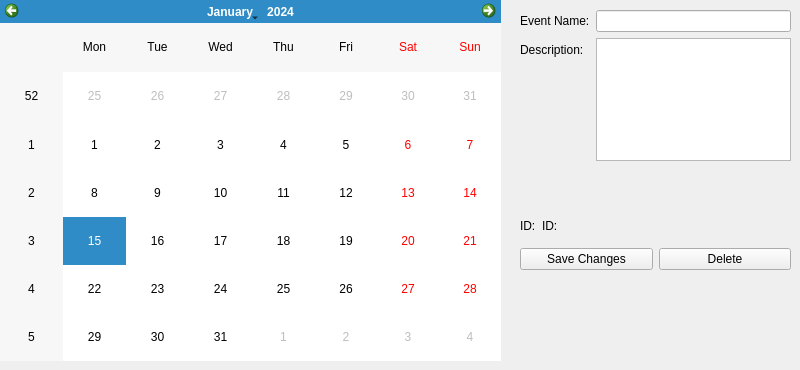
      <widget class="QWidget" name="tab_5">
       <attribute name="title">
        <string>Calendar</string>
       </attribute>
       <widget class="QCalendarWidget" name="calendarWidget">
        <property name="geometry">
         <rect>
          <x>0</x>
          <y>0</y>
          <width>501</width>
          <height>361</height>
         </rect>
        </property>
       </widget>
       <widget class="QWidget" name="gridLayoutWidget_10">
        <property name="geometry">
         <rect>
          <x>520</x>
          <y>219</y>
          <width>271</width>
          <height>51</height>
         </rect>
        </property>
        <layout class="QGridLayout" name="gridLayout_10">
         <item row="1" column="1">
          <widget class="QPushButton" name="pushButton_CalendarDelete">
           <property name="text">
            <string>Delete</string>
           </property>
          </widget>
         </item>
         <item row="0" column="0">
          <layout class="QHBoxLayout" name="horizontalLayout_3">
           <item>
            <layout class="QFormLayout" name="formLayout_12">
             <item row="0" column="0">
              <widget class="QLabel" name="label_CalendarID2">
               <property name="text">
                <string>ID:</string>
               </property>
              </widget>
             </item>
             <item row="0" column="1">
              <widget class="QLabel" name="label_CalendarID">
               <property name="text">
                <string>ID:</string>
               </property>
              </widget>
             </item>
            </layout>
           </item>
          </layout>
         </item>
         <item row="1" column="0">
          <widget class="QPushButton" name="pushButton_CalendarSave">
           <property name="text">
            <string>Save Changes</string>
           </property>
          </widget>
         </item>
        </layout>
       </widget>
       <widget class="QWidget" name="formLayoutWidget_10">
        <property name="geometry">
         <rect>
          <x>520</x>
          <y>10</y>
          <width>271</width>
          <height>151</height>
         </rect>
        </property>
        <layout class="QFormLayout" name="formLayout_13">
         <property name="fieldGrowthPolicy">
          <enum>QFormLayout::AllNonFixedFieldsGrow</enum>
         </property>
         <item row="0" column="0">
          <widget class="QLabel" name="label_33">
           <property name="text">
            <string>Event Name:</string>
           </property>
          </widget>
         </item>
         <item row="0" column="1">
          <widget class="QLineEdit" name="lineEdit_CalendarEventName"/>
         </item>
         <item row="1" column="0">
          <widget class="QLabel" name="label_35">
           <property name="text">
            <string>Description:</string>
           </property>
          </widget>
         </item>
         <item row="1" column="1">
          <widget class="QTextEdit" name="textEdit_CalendarEventDescription"/>
         </item>
        </layout>
       </widget>
      </widget>
